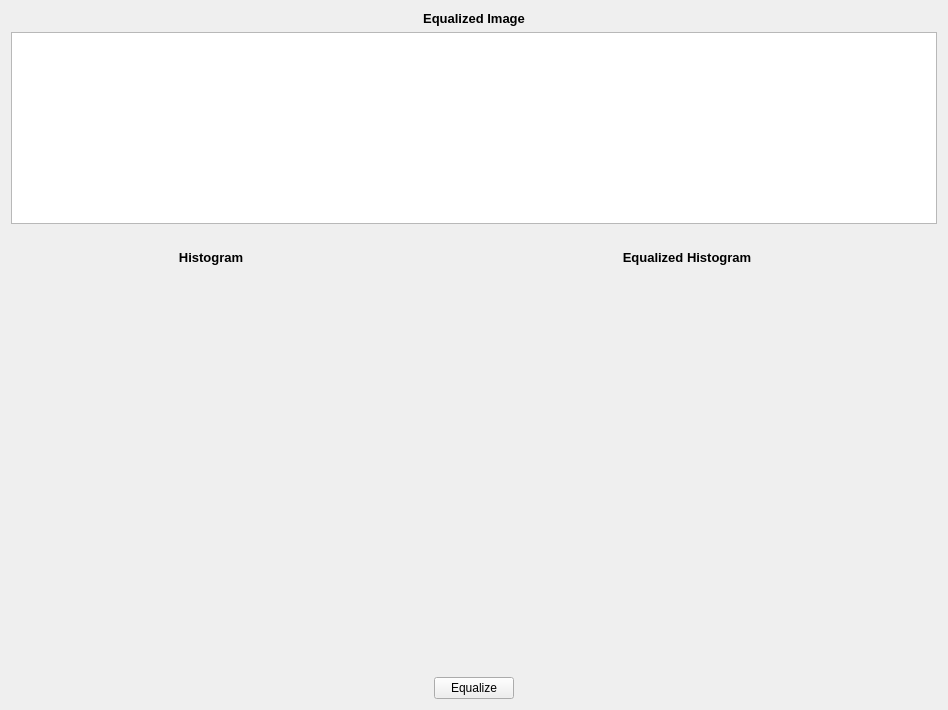
      <widget class="QWidget" name="tab_5">
       <attribute name="title">
        <string>Histogram</string>
       </attribute>
       <layout class="QGridLayout" name="gridLayout_7">
        <item row="0" column="0">
         <layout class="QVBoxLayout" name="verticalLayout_25">
          <item>
           <widget class="QLabel" name="Equlized_Image_label_3">
            <property name="font">
             <font>
              <pointsize>10</pointsize>
              <weight>75</weight>
              <bold>true</bold>
             </font>
            </property>
            <property name="text">
             <string>Equalized Image</string>
            </property>
            <property name="alignment">
             <set>Qt::AlignCenter</set>
            </property>
           </widget>
          </item>
          <item>
           <widget class="QGraphicsView" name="EqualizedImage"/>
          </item>
         </layout>
        </item>
        <item row="1" column="0">
         <layout class="QVBoxLayout" name="verticalLayout_13">
          <item>
           <layout class="QGridLayout" name="gridLayout_6">
            <item row="1" column="0">
             <layout class="QVBoxLayout" name="verticalLayout_23">
              <item>
               <widget class="QLabel" name="Histogram_label_3">
                <property name="font">
                 <font>
                  <pointsize>10</pointsize>
                  <weight>75</weight>
                  <bold>true</bold>
                 </font>
                </property>
                <property name="text">
                 <string>Histogram</string>
                </property>
                <property name="alignment">
                 <set>Qt::AlignCenter</set>
                </property>
               </widget>
              </item>
              <item>
               <widget class="MplWidget" name="Original_Histogram" native="true">
                <property name="sizePolicy">
                 <sizepolicy hsizetype="Expanding" vsizetype="Expanding">
                  <horstretch>0</horstretch>
                  <verstretch>0</verstretch>
                 </sizepolicy>
                </property>
                <property name="minimumSize">
                 <size>
                  <width>400</width>
                  <height>400</height>
                 </size>
                </property>
               </widget>
              </item>
             </layout>
            </item>
            <item row="0" column="2">
             <spacer name="horizontalSpacer_18">
              <property name="orientation">
               <enum>Qt::Horizontal</enum>
              </property>
              <property name="sizeHint" stdset="0">
               <size>
                <width>40</width>
                <height>20</height>
               </size>
              </property>
             </spacer>
            </item>
            <item row="1" column="1">
             <spacer name="verticalSpacer_9">
              <property name="orientation">
               <enum>Qt::Vertical</enum>
              </property>
              <property name="sizeHint" stdset="0">
               <size>
                <width>20</width>
                <height>40</height>
               </size>
              </property>
             </spacer>
            </item>
            <item row="0" column="0">
             <spacer name="horizontalSpacer_19">
              <property name="orientation">
               <enum>Qt::Horizontal</enum>
              </property>
              <property name="sizeHint" stdset="0">
               <size>
                <width>40</width>
                <height>20</height>
               </size>
              </property>
             </spacer>
            </item>
            <item row="1" column="2">
             <layout class="QVBoxLayout" name="verticalLayout_24">
              <item>
               <widget class="QLabel" name="Equalized_Histogram_label_3">
                <property name="font">
                 <font>
                  <pointsize>10</pointsize>
                  <weight>75</weight>
                  <bold>true</bold>
                 </font>
                </property>
                <property name="text">
                 <string>Equalized Histogram</string>
                </property>
                <property name="alignment">
                 <set>Qt::AlignCenter</set>
                </property>
               </widget>
              </item>
              <item>
               <widget class="MplWidget" name="EQ_Histogram" native="true">
                <property name="sizePolicy">
                 <sizepolicy hsizetype="Expanding" vsizetype="Expanding">
                  <horstretch>0</horstretch>
                  <verstretch>0</verstretch>
                 </sizepolicy>
                </property>
                <property name="minimumSize">
                 <size>
                  <width>500</width>
                  <height>400</height>
                 </size>
                </property>
               </widget>
              </item>
             </layout>
            </item>
           </layout>
          </item>
          <item>
           <layout class="QHBoxLayout" name="horizontalLayout_19">
            <item>
             <spacer name="horizontalSpacer_26">
              <property name="orientation">
               <enum>Qt::Horizontal</enum>
              </property>
              <property name="sizeHint" stdset="0">
               <size>
                <width>40</width>
                <height>20</height>
               </size>
              </property>
             </spacer>
            </item>
            <item>
             <widget class="QPushButton" name="pushButton_histogram">
              <property name="text">
               <string>Equalize</string>
              </property>
             </widget>
            </item>
            <item>
             <spacer name="horizontalSpacer_29">
              <property name="orientation">
               <enum>Qt::Horizontal</enum>
              </property>
              <property name="sizeHint" stdset="0">
               <size>
                <width>40</width>
                <height>20</height>
               </size>
              </property>
             </spacer>
            </item>
           </layout>
          </item>
         </layout>
        </item>
       </layout>
      </widget>
